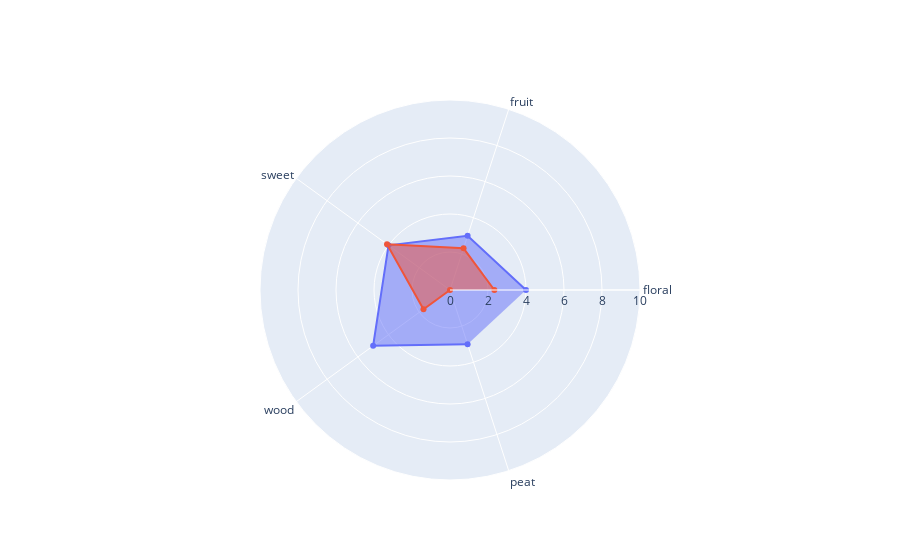

The code cell stored with this chart in its notebook:
### Code cell
compare_visual(final_OSA.mean(axis=0)*700,"000920")

### Figure 1 — Plotly figure (JSON) as saved in the notebook; plotly's stock layout.template omitted (floating-point values rounded to 4 significant figures)
{"data": [{"fill": "toself", "name": "panelist", "r": [4, 3, 4, 5, 3], "theta": ["floral", "fruit", "sweet", "wood", "peat"], "type": "scatterpolar"}, {"fill": "toself", "name": "MS_prediction", "r": [2.335, 2.308, 4.098, 1.725, 0], "theta": ["floral", "fruit", "sweet", "wood", "peat"], "type": "scatterpolar"}], "layout": {"polar": {"radialaxis": {"range": [0, 10], "visible": true}}, "showlegend": false}}
